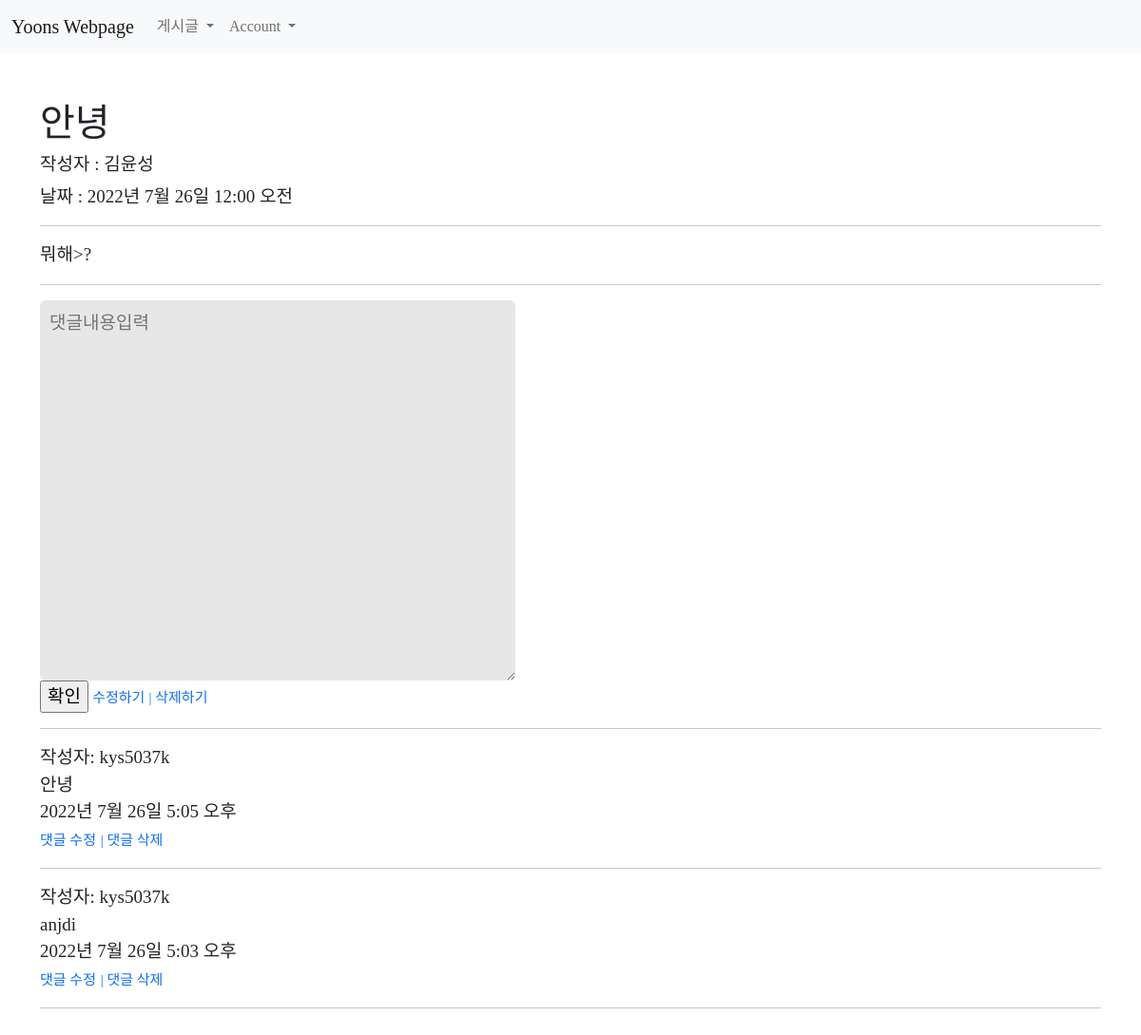
Page /6 on the committed database.
### main/models.py (models this page shows, shortened)
class Post(models.Model):
    id = models.AutoField(primary_key=True)
    title = models.CharField(max_length=200)
    writer = models.ForeignKey(User, on_delete=models.CASCADE)
    pub_date = models.DateTimeField()
    body = models.TextField()
    image = models.ImageField(upload_to = "post/", blank=True, null=True)
    user = models.ForeignKey(User,on_delete=models.CASCADE,null=True)
    like_user_set = models.ManyToManyField(User, blank=True, related_name='likes_user_set',through='Like')
    dislike_user_set = models.ManyToManyField(User, blank=True, related_name='dislikes_user_set',through='Dislike')

class Comment(models.Model):
    content = models.TextField()
    created_at = models.DateTimeField(auto_now_add=True)
    updated_at = models.DateTimeField(auto_now=True)
    post = models.ForeignKey(Post,on_delete=models.CASCADE,related_name='comments')
    writer = models.ForeignKey(User, on_delete=models.CASCADE,null=True)

### main/views.py (the view)
# urls.py: path('<int:id>', detail, name="detail"),
def detail(request, id):
    post = get_object_or_404(Post, pk = id)
    all_comments = post.comments.all().order_by('-created_at')
    return render(request, 'main/detail.html', {'post':post, 'comments':all_comments})

### main/templates/main/detail.html (shortened to what this page needs)
{% extends 'base.html' %}
{% load static %}
{% block content %}
<h1 style="font-family: scd3;">{{post.title}}</h1>
{% if post.writer %}
    {% if 'user' in post.writer.username %}
        <h3 style="font-family: scd2; font-size: 19px;">작성자 : {{ post.writer.last_name }}{{ post.writer.first_name }}</h3>
    {% else %}
        <h3 style="font-family: scd2; font-size: 19px;">작성자 : {{ post.writer }}</h3>
    {% endif %}
{% else %}
<h3 style="font-family: scd2; font-size: 19px;">작성자 : 알 수 없음</h3>
{% endif %}
<p style="font-family: scd2; font-size: 19px;">날짜 : {{post.pub_date}}</p>
<hr>
<p style="font-family: 'scd2'; font-size: 19px;">{{post.body}}</p><hr>
<div>
    <form action="{%url 'main:create_comment' post.id%}" method="POST">
        <textarea name="content" style="font-family: 'scd3'; font-size: 19px;" placeholder="댓글내용입력"></textarea>
        <input type="submit" style="font-family: 'scd2'; font-size: 19px;"  value="확인">
        <a href="{% url 'main:edit' post.id %}" style="font-family: 'scd3'; font-size: 15px; text-decoration: none;" >수정하기</a>
        <a href="{% url 'main:delete' post.id %}" style="font-family: 'scd3'; font-size: 15px;text-decoration: none;">| 삭제하기</a>
        <hr>
    </form>
</div>
<div>
    {% for comment in comments %}
    <div style="font-family: 'scd2'; font-size: 19px;">
        {% if 'user' in comment.writer.username %}
            작성자 : {{comment.writer.last_name}}{{comment.writer.first_name}}
            {% else %}
            작성자: {{comment.writer}}
            {% endif %}     <br>   {{comment.content}}
            <br> {{comment.created_at}}
            <a href="{% url 'main:edit_comment' comment.id %}" style="font-family: 'scd3'; font-size: 15px;text-decoration: none;"><br>댓글 수정</a>
            <a href="{% url 'main:delete_comment' comment.id %}" style="font-family: 'scd3'; font-size: 15px;text-decoration: none;">| 댓글 삭제</a>
        <br><hr>
    </div>
    {% endfor %}
</div>
{% endblock %}

### sns_project/static/css/show.css (style rules this page uses)
textarea { display: flex; overflow: hidden; width: 500px; height: 400px; font-size: 18px; border: 0; border-radius: 6px; outline: none; margin: 30px auto; padding-left: 10px; padding-top: 10px; background-color: rgb(232, 231, 231); align-items: center; }

### rows in the picture
Post: title "안녕", writer.last_name "김", writer.first_name "윤성", pub_date "2022년 7월 26일 12:00 오전", body "뭐해>?"
Comment: writer "kys5037k", content "안녕", created_at "2022년 7월 26일 5:05 오후"
Comment: writer "kys5037k", content "anjdi", created_at "2022년 7월 26일 5:03 오후"
